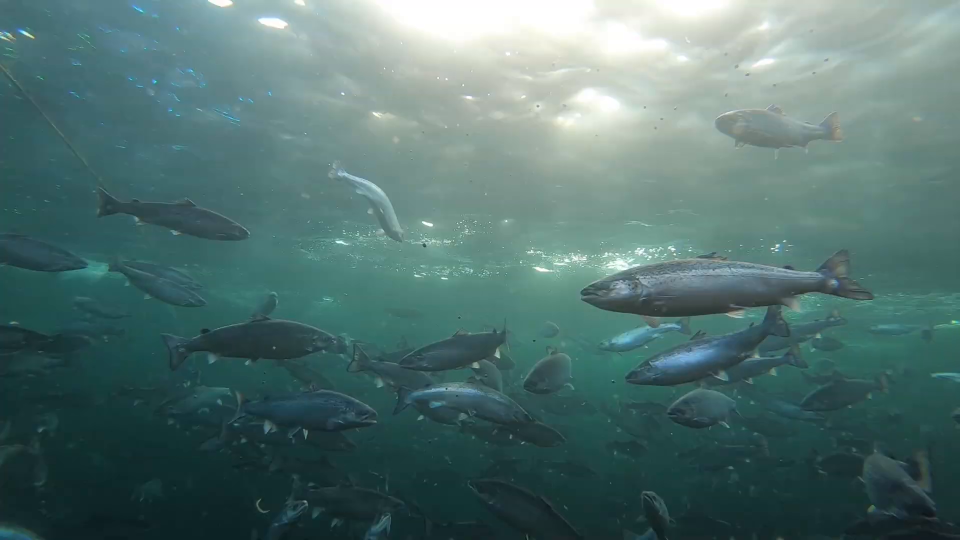
#> input picture BergenFrames/frame000102.png, 1920 x 1080 px, found by its file name (shown at 1/2 size); its folder holds only this picture in this run
$ jupyter execute tracking.ipynb
#> lines starting #> are read from the running program, lines starting #| are printed output that depends on the picture; after the words box and inside, x2 and y2 are one past the last pixel; in counts of white or black regions, pixels touching at a corner belong together
This is a quick demo of tracking code adapted from [Ramot et al. 2008](https://https://journals.plos.org/plosone/article?id=10.1371/journal.pone.0002208) to track freely moving fish.

It ultilizes the Canny segmentation from the [segmentation notebook](https://github.com/mochiliu/salmon-demo/blob/main/segmentation.ipynb). Unfortunately, the segmentation is not that great to showcase the tracking, but here it is anyway.

[cell 1]
import numpy as np
import cv2 as cv
from skimage.morphology import erosion, dilation, opening, closing, flood_fill, square, remove_small_objects
from skimage.measure import label, regionprops
from skimage.color import label2rgb
from skimage.draw import line
from scipy import ndimage
from matplotlib import pyplot as plt
import os
from google.colab import drive
import random as rng

Declare constants:

[cell 2]
MAX_DISTANCE_BETWEEN_FRAMES = 20 #pixels
MAX_SIZE_CHANGE_BETWEEN_FRAMES = 1000 #pixels

Load google drive. Authentication is required for the first time.

[cell 3]
drive_path = '/content/drive'
image_path = drive_path + '/MyDrive/Colab Notebooks/BergenFrames'
save_path = drive_path + '/MyDrive/Colab Notebooks/OutputFrames'
drive.mount(drive_path)
imgs = os.listdir(image_path)
imgs.sort()

The following function is explored in more detail at the segmentation notebook

[cell 4]
def image_segment(img):
  # quick and dirty segmentation
  img = cv.blur(img, (3,3))
  edges = cv.Canny(img,15,60)
  morph_edges = closing(edges,square(7))  #close to connect disjoined lines
  morph_edges = ndimage.binary_fill_holes(morph_edges) #fill in the fish
  morph_edges = opening(morph_edges,square(7)) # remove spurious lines
  morph_edges = remove_small_objects(morph_edges,min_size = 150) # remove objects that are too small
  morph_edges = np.uint8(morph_edges)
  return morph_edges

Begin tracking:

[cell 5]
active_tracks = []
completed_tracks = []

frame_index = 0
for frame_name in imgs:
  #read in frame
  single_img_path = image_path + '/' + frame_name
  cur_img = cv.imread(single_img_path,0)
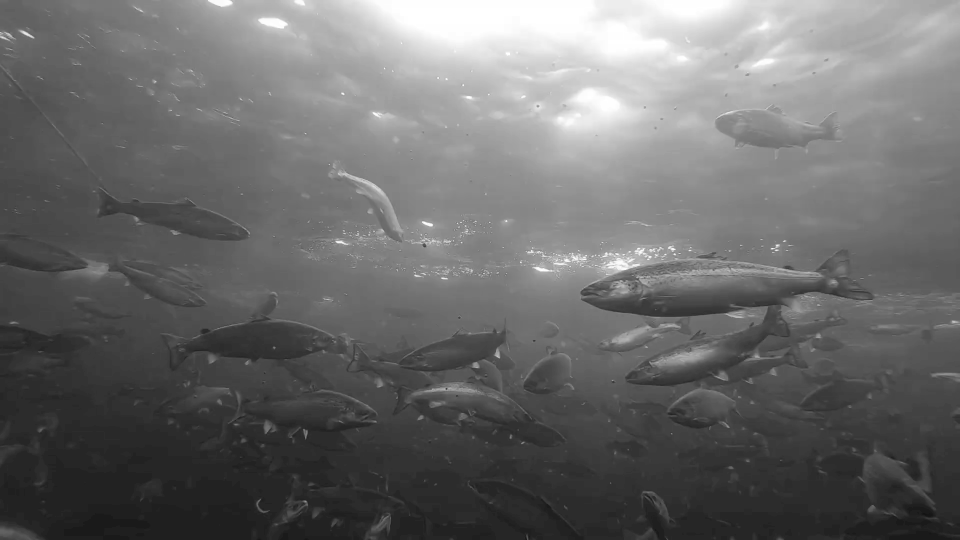
#> cur_img: shape (1080, 1920) (shown at 1/2 size); min 15, max 255, mean 106.6

  #downsample from 1080p
  img = cv.pyrDown(cur_img)
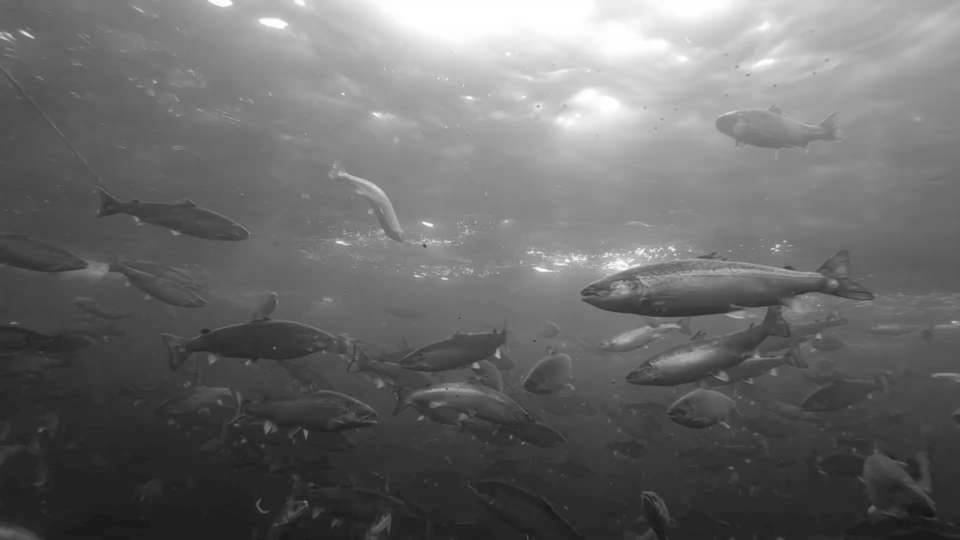
#> img: shape (540, 960); min 19, max 255, mean 106.7
  img = cv.pyrDown(img)
#> img: shape (270, 480)

  #segment
  binary_particle_image = image_segment(img)
#> in image_segment, `edges = cv.Canny(img,15,60)`:
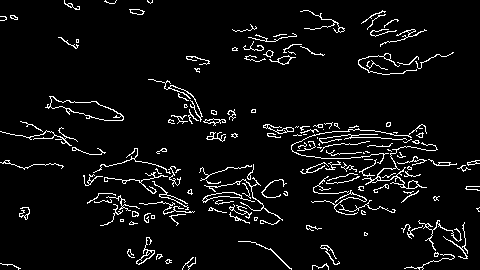
#> edges: shape (270, 480); 5.5% white in thin lines or dots
#> in image_segment, `morph_edges = closing(edges,square(7))`:
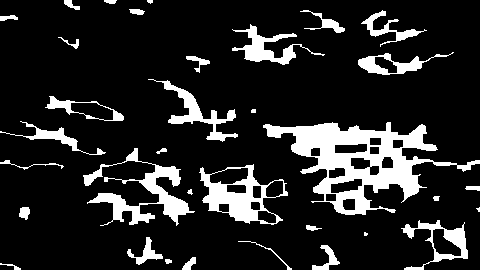
#> morph_edges: shape (270, 480); 14.5% white; 34 white regions (4 under 20 px), largest, box (x1, y1, x2, y2) and area: (263, 122, 480, 215) 6928, (83, 148, 195, 226) 2378, (199, 164, 288, 225) 2020
#> in image_segment, `morph_edges = ndimage.binary_fill_holes(morph_edges)`:
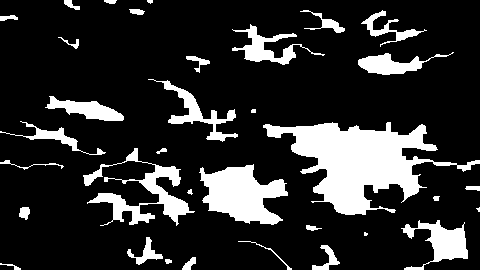
#> morph_edges: shape (270, 480) bool; 17.5% white; 34 white regions (4 under 20 px), largest, box (x1, y1, x2, y2) and area: (263, 122, 480, 215) 8441, (199, 164, 288, 225) 3244, (83, 148, 195, 226) 2378
#> in image_segment, `morph_edges = opening(morph_edges,square(7))`:
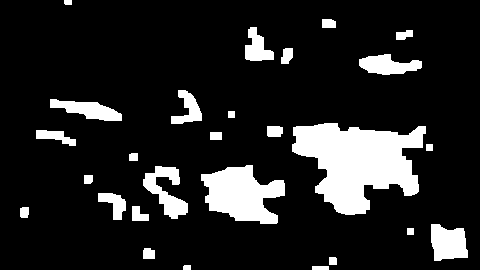
#> morph_edges: shape (270, 480) bool; 13.9% white; 27 white regions, largest, box (x1, y1, x2, y2) and area: (292, 123, 426, 215) 7490, (201, 165, 285, 224) 3145, (143, 166, 188, 219) 1087
#> in image_segment, `morph_edges = remove_small_objects(morph_edges,min_size = 150)`:
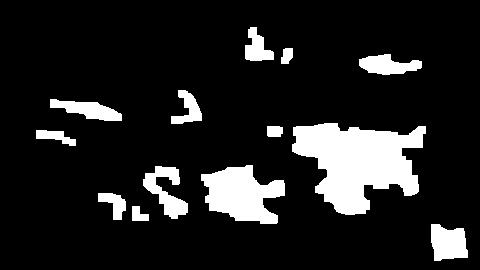
#> morph_edges: shape (270, 480) bool; 13% white; 13 white regions

  #label and get regionprops
  label_img = label(binary_particle_image, connectivity=img.ndim)
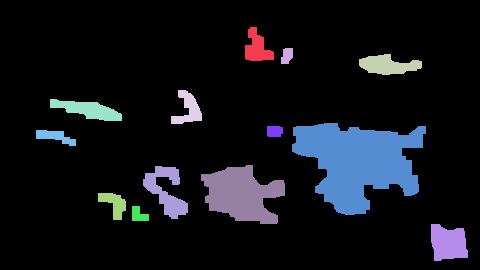
#> label_img: shape (270, 480) int64; 14 distinct labels, from 0 to 13; one colour per label, 0 black
  props = regionprops(label_img)
#> props = 13 regions; largest, box (x1, y1, x2, y2) and area: (292, 123, 426, 215) 7490, (201, 165, 285, 224) 3145, (143, 166, 188, 219) 1087, (431, 224, 468, 261) 1077, (50, 99, 122, 121) 867

  #prepare regionprops to match to tracks
  fish_coordinates = np.zeros((len(props),2))
#> fish_coordinates = 13 rows, first 8: [0, 0], [0, 0], [0, 0], [0, 0], [0, 0], [0, 0], [0, 0], [0, 0]
  fish_sizes = []
  particle_indecies = []
  region_index = 0
  for prop in props:
    fish_coordinates[region_index,:] = prop.centroid
    fish_sizes.append(prop.area)
    particle_indecies.append(prop.label)
    region_index += 1
#> this loop made 13 passes
#> after the loop, fish_coordinates = 13 rows, first 8: [47.4, 256.7], [55.35, 286.6], [64.83, 387.3], [108.9, 187.6], [109.5, 87.66], [161.8, 357.8], [130.9, 274.2], [136.3, 54.87]; fish_sizes = [586, 154, 849, 535, 867, 7490, 166, 338, 3145, 1087, 412, 183, 1077]; particle_indecies = [1, 2, 3, 4, 5, 6, 7, 8, 9, 10, 11, 12, 13]; region_index = 13

  # Update active tracks with new coordinates
  active_track_indecies_to_end = []
  for active_track_index in range(len(active_tracks)):
    # For each active track, find the closest particle
    if len(fish_coordinates) > 0:
      distanceX = fish_coordinates[:,0] - active_tracks[active_track_index]['Path'][-1][0];
      distanceY = fish_coordinates[:,1] - active_tracks[active_track_index]['Path'][-1][1];
      distances = np.sqrt(np.square(distanceX) + np.square(distanceY));
      min_index = np.argmin(distances)
      min_distance = np.min(distances)

      #calculate change in size
      fish_size = fish_sizes[min_index]
      last_fish_size = active_tracks[active_track_index]['Size'][-1]
      size_difference = np.absolute(fish_size - last_fish_size)

      if min_distance <= MAX_DISTANCE_BETWEEN_FRAMES and size_difference <= MAX_SIZE_CHANGE_BETWEEN_FRAMES:
        #criteria satisfied, continue track
        active_tracks[active_track_index]['Path'].append(fish_coordinates[min_index,:])
        active_tracks[active_track_index]['Frames'].append(frame_index)
        active_tracks[active_track_index]['Size'].append(fish_sizes.pop(min_index))
        active_tracks[active_track_index]['ParticleLabel'].append(particle_indecies.pop(min_index))
        fish_coordinates = np.delete(fish_coordinates,min_index,axis=0)
      else:
        #mark the track end
        active_track_indecies_to_end.insert(0,active_track_index)
#> after the loop, active_track_indecies_to_end = []

  #end tracks
  for active_track_index in active_track_indecies_to_end:
    completed_tracks.append(active_tracks.pop(active_track_index))
#> this loop made 0 passes
#> after the loop, active_tracks = []; completed_tracks = []

  #start new tracks
  for new_active_track_index in range(len(fish_sizes)):
    active_tracks.append({'Path':[fish_coordinates[new_active_track_index,:]],
                          'Frames':[frame_index],
                          'Size':[fish_sizes[new_active_track_index]],
                          'ParticleLabel':[particle_indecies[new_active_track_index]],
                          'Color':(rng.uniform(0.5,1), rng.uniform(0.5,1), rng.uniform(0.5,1))})
#> after the loop, active_tracks = 13 items

  #plot labeled image
  particle_colors = [(0,0,0) for i in range(len(active_tracks)+1)] #make a list of colors
#> particle_colors = [(0, 0, 0), (0, 0, 0), (0, 0, 0), (0, 0, 0), (0, 0, 0), (0, 0, 0), (0, 0, 0), (0, 0, 0), (0, 0, 0), (0, 0, 0), (0, 0, 0), (0, 0, 0), (0, 0, 0), (0, 0, 0)]
  for active_track in active_tracks:
    particle_colors[active_track['ParticleLabel'][-1]] = active_track['Color']
#> after the loop, particle_colors = 14 items, first 6: (0, 0, 0), (0.922, 0.879, 0.71), (0.629, 0.756, 0.702), (0.892, 0.652, 0.738), (0.792, 0.954, 0.752), (0.641, 0.878, 0.809)
  drawing = label2rgb(label_img, image=img, colors=particle_colors)
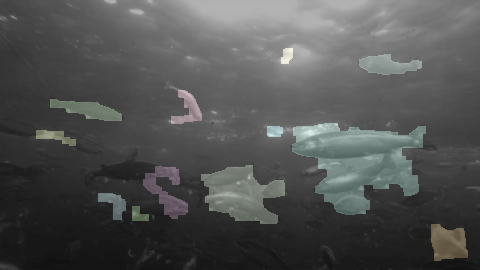
#> drawing: shape (270, 480, 3) float64; mean R, G, B 0.321, 0.326, 0.323

  #plot tracked line
  for active_track in active_tracks:
    for tracked_frame_index in range(len(active_track['Path'])-1):
      intpath1 = active_track['Path'][tracked_frame_index].astype(int)
      intpath2 = active_track['Path'][tracked_frame_index+1].astype(int)
      rr, cc = line(intpath1[0], intpath1[1], intpath2[0], intpath2[1])
      drawing[rr, cc, :] = active_track['Color']

  #save the image
  plt.imshow(drawing), plt.xticks([]), plt.yticks([])
  plt.savefig(save_path + '/' + f'{frame_index:06}' + '.png')

  frame_index += 1
  print(save_path + '/' + f'{frame_index:06}' + '.png')

# move all tracks to completion
for active_track in active_tracks:
  completed_tracks.append(active_track)
#> after the loop, completed_tracks = 13 items
print(completed_tracks)
#> (printed output is left out)

$ run again, on BergenFrames/frame000108.png
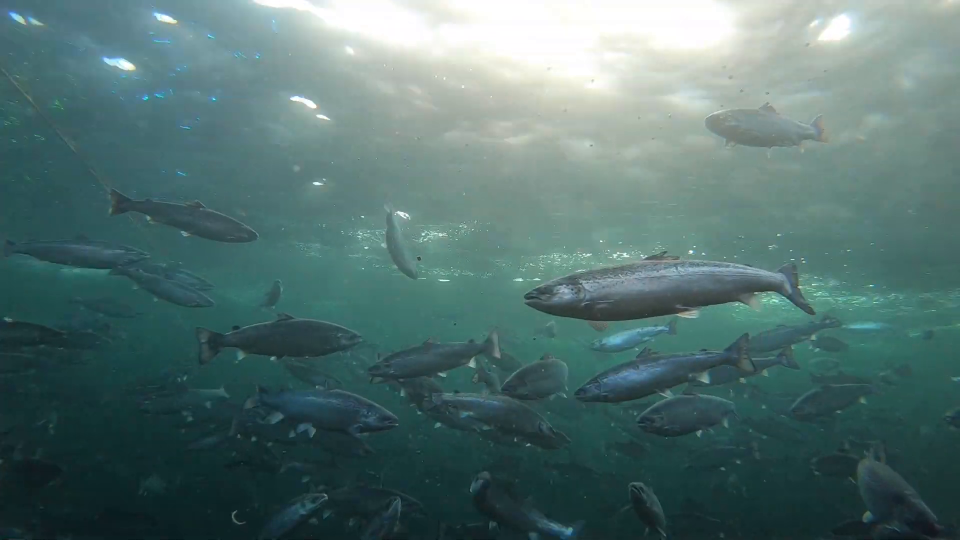
#> input picture BergenFrames/frame000108.png, 1920 x 1080 px, found by its file name (shown at 1/2 size)
#> edges: shape (270, 480); 5.3% white in thin lines or dots
#> `label_img = label(binary_particle_image, connectivity=img.ndim)`:
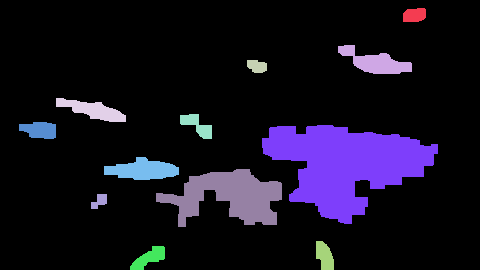
#> label_img: shape (270, 480) int64; 13 distinct labels, from 0 to 12; one colour per label, 0 black
#> props = 12 regions; largest, box (x1, y1, x2, y2) and area: (262, 125, 438, 224) 9662, (156, 169, 282, 227) 3961, (104, 157, 179, 180) 1138, (338, 45, 412, 74) 1058, (56, 98, 126, 122) 839
#> `fish_coordinates = np.zeros((len(props),2))`: fish_coordinates = [[0, 0], [0, 0], [0, 0], [0, 0], [0, 0], [0, 0], [0, 0], [0, 0], [0, 0], [0, 0], [0, 0], [0, 0]]
#> the loop `for prop in props:` made 12 passes
#> after the loop `for prop in props:`: fish_coordinates = [[14.72, 414.1], [61.77, 375.2], [65.84, 256.6], [109.7, 92.44], [125, 196.7], [129.6, 39.28], [164.2, 345.4], [169.5, 142.6], [195.9, 228.6], [200.8, 99.15], [255.6, 324.2], [257.6, 148.7]]; fish_sizes = [283, 1058, 209, 839, 397, 496, 9662, 1138, 3961, 154, 386, 436]; particle_indecies = [1, 2, 3, 4, 5, 6, 7, 8, 9, 10, 11, 12]; region_index = 12
#> after the loop `for active_track_index in range(len(active_tracks)):`: active_track_indecies_to_end = []
#> the loop `for new_active_track_index in range(len(fish_sizes)):` made 12 passes
#> after the loop `for new_active_track_index in range(len(fish_sizes)):`: active_tracks = 12 items
#> `particle_colors = [(0,0,0) for i in range(len(active_tracks)+1)]`: particle_colors = [(0, 0, 0), (0, 0, 0), (0, 0, 0), (0, 0, 0), (0, 0, 0), (0, 0, 0), (0, 0, 0), (0, 0, 0), (0, 0, 0), (0, 0, 0), (0, 0, 0), (0, 0, 0), (0, 0, 0)]
#> the loop `for active_track in active_tracks:` made 12 passes
#> after the loop `for active_track in active_tracks:`: particle_colors = 13 items, first 6: (0, 0, 0), (0.922, 0.879, 0.71), (0.629, 0.756, 0.702), (0.892, 0.652, 0.738), (0.792, 0.954, 0.752), (0.641, 0.878, 0.809)
#> `drawing = label2rgb(label_img, image=img, colors=particle_colors)`:
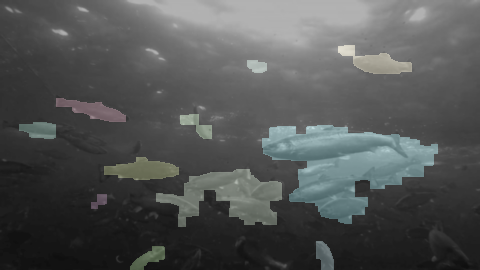
#> drawing: shape (270, 480, 3) float64; mean R, G, B 0.325, 0.333, 0.331
#> after the loop `for active_track in active_tracks:`: completed_tracks = 12 items
#> (printed output is left out)
